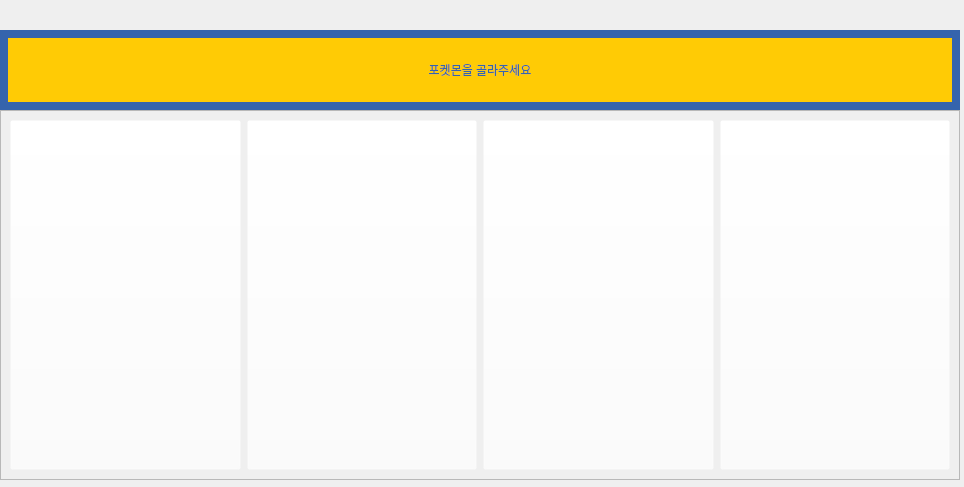
<?xml version="1.0" encoding="UTF-8"?>
<ui version="4.0">
 <class>MainWindow</class>
 <widget class="QMainWindow" name="MainWindow">
  <property name="geometry">
   <rect>
    <x>0</x>
    <y>0</y>
    <width>964</width>
    <height>487</height>
   </rect>
  </property>
  <property name="windowTitle">
   <string>MainWindow</string>
  </property>
  <widget class="QWidget" name="centralwidget">
   <widget class="QFrame" name="frame">
    <property name="geometry">
     <rect>
      <x>0</x>
      <y>110</y>
      <width>960</width>
      <height>370</height>
     </rect>
    </property>
    <property name="frameShape">
     <enum>QFrame::StyledPanel</enum>
    </property>
    <property name="frameShadow">
     <enum>QFrame::Raised</enum>
    </property>
    <layout class="QHBoxLayout" name="horizontalLayout">
     <item>
      <widget class="QLabel" name="label_ppp">
       <property name="styleSheet">
        <string notr="true"/>
       </property>
       <property name="text">
        <string/>
       </property>
       <property name="alignment">
        <set>Qt::AlignCenter</set>
       </property>
      </widget>
     </item>
     <item>
      <widget class="QLabel" name="label_fff">
       <property name="styleSheet">
        <string notr="true"/>
       </property>
       <property name="text">
        <string/>
       </property>
       <property name="alignment">
        <set>Qt::AlignCenter</set>
       </property>
      </widget>
     </item>
     <item>
      <widget class="QLabel" name="label_kkk">
       <property name="styleSheet">
        <string notr="true"/>
       </property>
       <property name="text">
        <string/>
       </property>
       <property name="alignment">
        <set>Qt::AlignCenter</set>
       </property>
      </widget>
     </item>
     <item>
      <widget class="QLabel" name="label_eee">
       <property name="styleSheet">
        <string notr="true"/>
       </property>
       <property name="text">
        <string/>
       </property>
       <property name="alignment">
        <set>Qt::AlignCenter</set>
       </property>
      </widget>
     </item>
    </layout>
   </widget>
   <widget class="QLabel" name="label">
    <property name="geometry">
     <rect>
      <x>0</x>
      <y>30</y>
      <width>960</width>
      <height>80</height>
     </rect>
    </property>
    <property name="styleSheet">
     <string notr="true">QLabel{
	background-color: rgb(255, 203, 5);
	color: rgb(53, 100, 173);
	border-color: rgb(53, 100, 173);
	font: 24pt &quot;휴먼매직체&quot;;
}</string>
    </property>
    <property name="frameShape">
     <enum>QFrame::Panel</enum>
    </property>
    <property name="lineWidth">
     <number>8</number>
    </property>
    <property name="text">
     <string>포켓몬을 골라주세요</string>
    </property>
    <property name="alignment">
     <set>Qt::AlignCenter</set>
    </property>
   </widget>
   <widget class="QFrame" name="frame_2">
    <property name="geometry">
     <rect>
      <x>0</x>
      <y>110</y>
      <width>960</width>
      <height>370</height>
     </rect>
    </property>
    <property name="frameShape">
     <enum>QFrame::StyledPanel</enum>
    </property>
    <property name="frameShadow">
     <enum>QFrame::Raised</enum>
    </property>
    <layout class="QHBoxLayout" name="horizontalLayout_2">
     <item>
      <widget class="QPushButton" name="pushButton_ppp">
       <property name="minimumSize">
        <size>
         <width>0</width>
         <height>350</height>
        </size>
       </property>
       <property name="styleSheet">
        <string notr="true">QPushButton{
	background-color: rgba(255, 255, 255, 0);
}
QPushButton:hover{
	background-color: rgba(255, 255, 255, 100);
}</string>
       </property>
       <property name="text">
        <string/>
       </property>
      </widget>
     </item>
     <item>
      <widget class="QPushButton" name="pushButton_fff">
       <property name="minimumSize">
        <size>
         <width>0</width>
         <height>350</height>
        </size>
       </property>
       <property name="styleSheet">
        <string notr="true">QPushButton{
	background-color: rgba(255, 255, 255, 0);
}
QPushButton:hover{
	background-color: rgba(255, 255, 255, 100);
}</string>
       </property>
       <property name="text">
        <string/>
       </property>
      </widget>
     </item>
     <item>
      <widget class="QPushButton" name="pushButton_kkk">
       <property name="minimumSize">
        <size>
         <width>0</width>
         <height>350</height>
        </size>
       </property>
       <property name="styleSheet">
        <string notr="true">QPushButton{
	background-color: rgba(255, 255, 255, 0);
}
QPushButton:hover{
	background-color: rgba(255, 255, 255, 100);
}</string>
       </property>
       <property name="text">
        <string/>
       </property>
      </widget>
     </item>
     <item>
      <widget class="QPushButton" name="pushButton_eee">
       <property name="minimumSize">
        <size>
         <width>0</width>
         <height>350</height>
        </size>
       </property>
       <property name="styleSheet">
        <string notr="true">QPushButton{
	background-color: rgba(255, 255, 255, 0);
}
QPushButton:hover{
	background-color: rgba(255, 255, 255, 100);
}</string>
       </property>
       <property name="text">
        <string/>
       </property>
      </widget>
     </item>
    </layout>
   </widget>
  </widget>
 </widget>
 <resources/>
 <connections/>
</ui>
